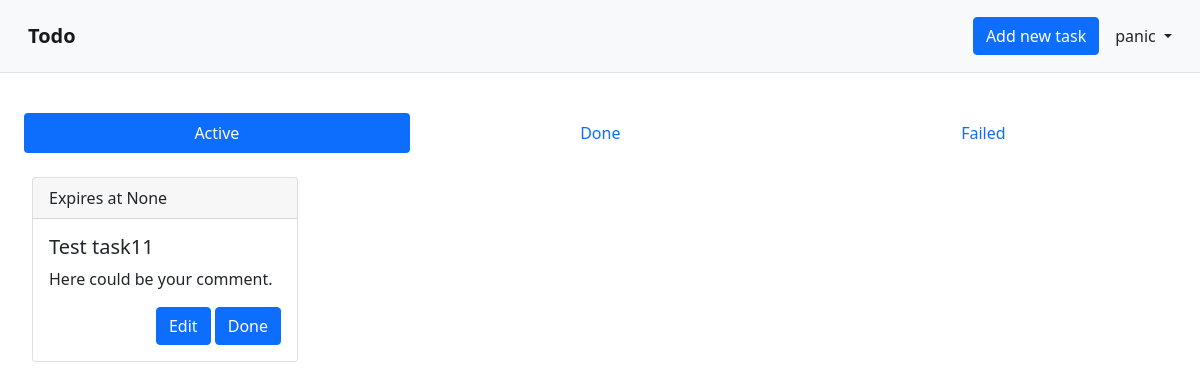
/tasks/ (signed in), run on the app's committed database.
### accounts/models.py (models this page shows)
class User(AbstractUser):
    pass

### tasks/models.py (models this page shows, shortened)
class Task(models.Model):
    title = models.CharField(max_length=50)
    author = models.ForeignKey(
        settings.AUTH_USER_MODEL,
        on_delete=models.CASCADE
    )
    comment = models.CharField(max_length=100, blank=True)
    create_date = models.DateTimeField(auto_now_add=True)
    expire_date = models.DateTimeField(blank=True, null=True)
    done = models.BooleanField(default=False)
    done_date = models.DateTimeField(default=None, null=True)
    @property
    def active(self):
        return (
            not self.done and
            (self.expire_date is None or (timezone.now() <= self.expire_date))
        )
    @property
    def failed(self):
        return not (self.done or self.active)

### tasks/views.py (the view)
# urls.py: path('', views.TaskIndexView.as_view(), name='index'),
class TaskIndexView(
    LoginRequiredMixin, TemplateView
):
    template_name = 'tasks/index.html'
    def get_context_data(self, **kwargs):
        context = super().get_context_data(**kwargs)
        all_tasks = Task.objects.all().order_by('-create_date')
        context['active_tasks'] = [t for t in all_tasks if t.active]
        context['done_tasks'] = Task.objects.filter(done=True).order_by('-done_date')
        context['failed_tasks'] = [t for t in all_tasks if t.failed]
        return context

### tasks/templates/tasks/index.html (shortened to what this page needs)
{% extends 'base.html' %}
{% load crispy_forms_tags %}
{% block header %} {% include 'header.html' %} {% endblock header %}
{% block content %}
<nav class="nav nav-pills flex-column flex-sm-row mb-3">
  <button class="flex-sm-fill text-sm-center nav-link active" id="tasks-active-tab" data-bs-toggle="pill"
    data-bs-target="#tasks-active" type="button" role="tab" aria-controls="tasks-active"
    aria-selected="true">Active</button>
  <button class="flex-sm-fill text-sm-center nav-link" id="tasks-done-tab" data-bs-toggle="pill"
    data-bs-target="#tasks-done" type="button" role="tab" aria-controls="tasks-done" aria-selected="false">Done</button>
  <button class="flex-sm-fill text-sm-center nav-link" id="tasks-failed-tab" data-bs-toggle="pill"
    data-bs-target="#tasks-failed" type="button" role="tab" aria-controls="tasks-failed"
    aria-selected="false">Failed</button>
</nav>
<div class="tab-content" id="pills-tabContent">
  <div class="tab-pane fade show active" id="tasks-active" role="tabpanel" aria-labelledby="tasks-active-tab">
    {% if active_tasks|length == 0 %}
    <div class="jumbotron align-self-center">
      <h2 class="display-4">Oops...</h2>
      <p class="lead">There're no active tasks now. Don't be lazy.</p>
      <p class="lead">
        <a class="btn btn-primary btn-lg" href="{% url 'tasks:create' %}" role="button">Create new task</a>
      </p>
    </div>
    {% else %}
      <div class="container-fluid">
        <div class="row col-3">
          {% for task in active_tasks %}
            <div class="col-sm p-2 vw-30 vh-30">
              <div class="card">
                <div class="card-header">
                  Expires at {{ task.expire_date }}
                </div>
                <div class="card-body">
                  <h5 class="card-title">{{ task.title }}</h5>
                  <p class="card-text">
                    {% if task.comment %}
                      {{ task.comment }}
                    {% else %}
                      Here could be your comment.
                    {% endif %}
                  </p>
                  <div class="d-flex">
                    <div class="ms-auto">
                      <form action="{% url 'tasks:done' task.id %}" method="post">
                        <a href="{% url 'tasks:update' task.id %}" class="btn btn-primary">Edit</a>
                        <button class="btn btn-primary" type="submit">Done</button>
                      </form>
                    </div>
                  </div>
                </div>
              </div>
            </div>
          {% endfor %}
        </div>
      </div>
    {% endif %}
  </div>
</div>
{% endblock content %}

### templates/header.html (shortened to what this page needs)
<header class="navbar navbar-expand navbar-light bg-light p-3 mb-3 border-bottom">
    <nav class="container-fluid flex-wrap">
        <a class="navbar-brand fw-bold" href="{% url 'tasks:index' %}">Todo</a>
        <div class="collapse navbar-collapse" id="navbarSupportedContent">
            {% if user.is_authenticated %}
            <div id="addTask"></div>
            <div class="dropdown">
                <a href="#" class="d-block link-dark text-decoration-none dropdown-toggle" id="dropdownUser1" data-bs-toggle="dropdown" aria-expanded="false">
                {{ user.username }}
                </a>
            </div>
            {% else %}
            <div class="ms-auto">
                <a href="{% url 'login' %}" class="btn btn-outline-primary me-2">Log in</a>
                <a href="{% url 'signup' %}" class="btn btn-primary">Sign up</a>
            </div>
            {% endif %}
        </div>
    </nav>
</header>

### data on the page
User: username "panic"
Task: expire_date "None", title "Test task11", comment "Here could be your comment."
